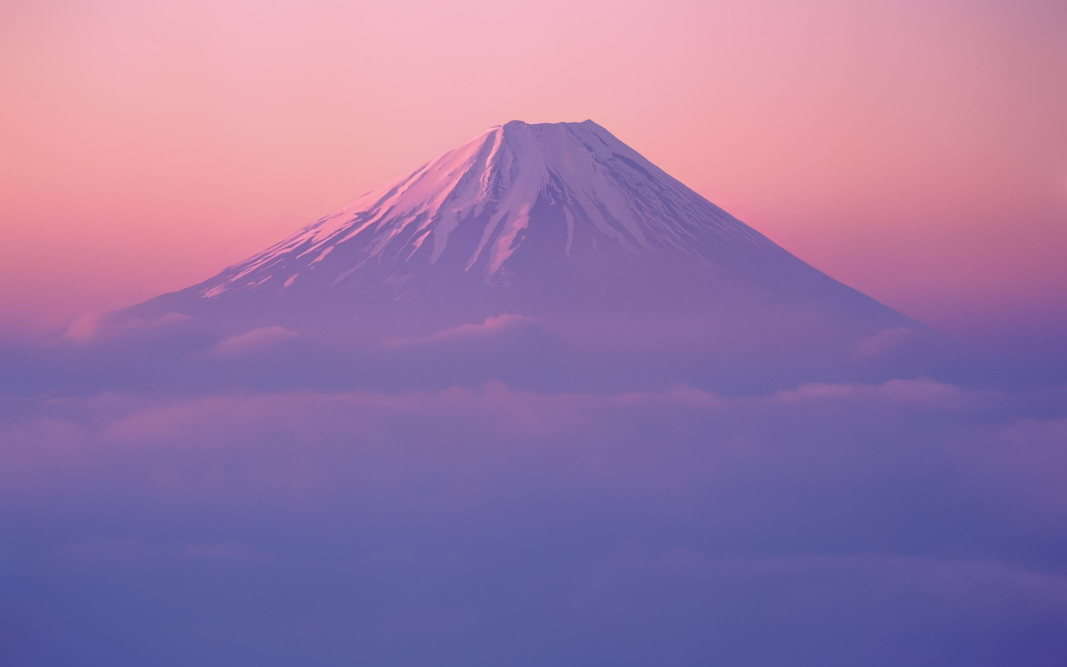
#> input picture 1.jpg, 3200 x 2000 px (shown at 1/3 size)
$ python image_processing.py
#> lines starting #> are read from the running program, lines starting #| are printed output that depends on the picture; after the words box and inside, x2 and y2 are one past the last pixel; in counts of white or black regions, pixels touching at a corner belong together
#!/usr/bin/env python3
# -*- coding:utf-8 -*-
#
# Copyright (c) 2012-2019
#
# @Time  : 2020/3/22
# @Author: ShenKai
# @File  : image_processing.py
# @Software: PyCharm

import os
import cv2
import numpy as np
import matplotlib.pyplot as plt


# [13 lines left out: function show_image, not called in this run]


def cv_show_image(title, image):
    '''
    调用OpenCV显示RGB图片
    :param title: 图像标题
    :param image: 输入RGB图像
    :return:
    '''
    channels = image.shape[-1]
    if channels == 3:
        image = cv2.cvtColor(image, cv2.COLOR_RGB2BGR)  # 将BGR转为RGB
    cv2.imshow(title, image)
    cv2.waitKey(0)


def read_image(filename, resize_height=None, resize_width=None, normalization=False):
    '''
    读取图片数据,默认返回的是uint8,[0,255]
    :param filename:
    :param resize_height:
    :param resize_width:
    :param normalization:是否归一化到[0.,1.0]
    :return: 返回的RGB图片数据
    '''
#> called with filename = '1.jpg', normalization = False

    bgr_image = cv2.imread(filename)
#> bgr_image is the input picture: shape (2000, 3200, 3); mean B, G, R 164.1, 118.8, 153.2
    # bgr_image = cv2.imread(filename,cv2.IMREAD_IGNORE_ORIENTATION|cv2.IMREAD_COLOR)
    if bgr_image is None:
        print("Warning:不存在:{}", filename)
        return None
    if len(bgr_image.shape) == 2:  # 若是灰度图则转为三通道
        print("Warning:gray image", filename)
        bgr_image = cv2.cvtColor(bgr_image, cv2.COLOR_GRAY2BGR)

    rgb_image = cv2.cvtColor(bgr_image, cv2.COLOR_BGR2RGB)  # 将BGR转为RGB
    # show_image(filename,rgb_image)
    # rgb_image=Image.open(filename)
    rgb_image = resize_image(rgb_image, resize_height, resize_width)
    rgb_image = np.asanyarray(rgb_image)
    if normalization:
        # 不能写成:rgb_image=rgb_image/255
        rgb_image = rgb_image / 255.0
    # show_image("src resize image",image)
    return rgb_image


def resize_image(image, resize_height, resize_width):
    '''
    :param image:
    :param resize_height:
    :param resize_width:
    :return:
    '''
    image_shape = np.shape(image)
    height = image_shape[0]
    width = image_shape[1]
    if (resize_height is None) and (resize_width is None):  # 错误写法：resize_height and resize_width is None
        return image
    if resize_height is None:
        resize_height = int(height * resize_width / width)
    elif resize_width is None:
        resize_width = int(width * resize_height / height)
    image = cv2.resize(image, dsize=(resize_width, resize_height))
    return image


# [19 lines left out: functions scale_image, get_rect_image, not called in this run]


def scale_rect(orig_rect, orig_shape, dest_shape):
    '''
    对图像进行缩放时，对应的rectangle也要进行缩放
    :param orig_rect: 原始图像的rect=[x,y,w,h]
    :param orig_shape: 原始图像的维度shape=[h,w]
    :param dest_shape: 缩放后图像的维度shape=[h,w]
    :return: 经过缩放后的rectangle
    '''
    new_x = int(orig_rect[0] * dest_shape[1] / orig_shape[1])
    new_y = int(orig_rect[1] * dest_shape[0] / orig_shape[0])
    new_w = int(orig_rect[2] * dest_shape[1] / orig_shape[1])
    new_h = int(orig_rect[3] * dest_shape[0] / orig_shape[0])
    dest_rect = [new_x, new_y, new_w, new_h]
    return dest_rect


def show_image_rect(win_name, image, rect):
    '''
    :param win_name:
    :param image:
    :param rect:
    :return:
    '''
    x, y, w, h = rect
    point1 = (x, y)
    point2 = (x + w, y + h)
    cv2.rectangle(image, point1, point2, (0, 0, 255), thickness=2)
    cv_show_image(win_name, image)


def rgb_to_gray(image):
    image = cv2.cvtColor(image, cv2.COLOR_RGB2GRAY)
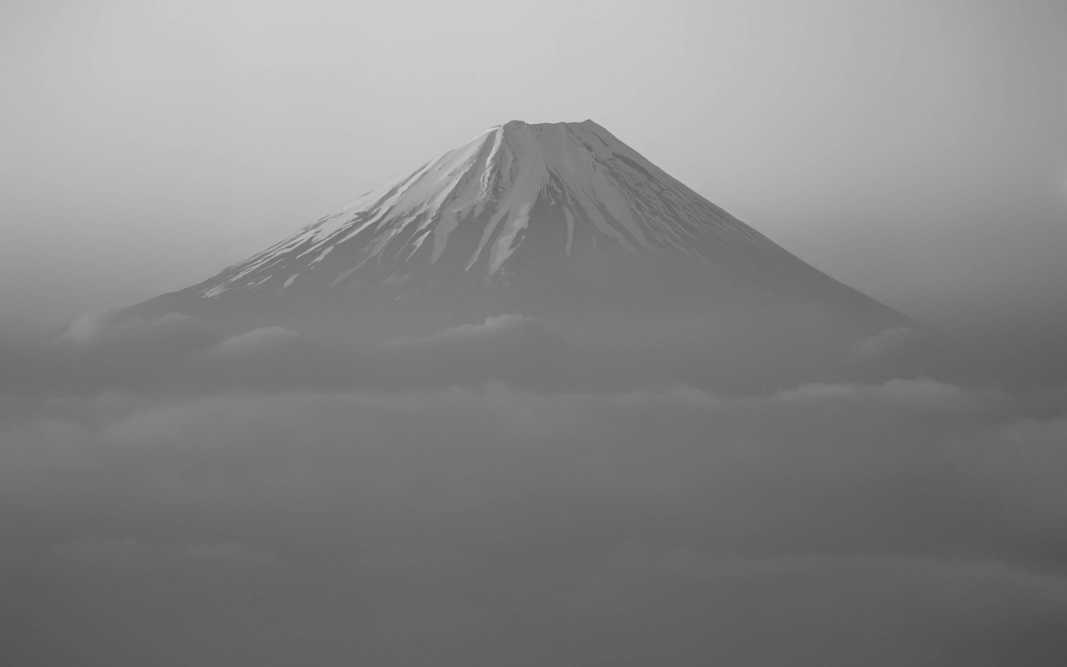
#> image: shape (2000, 3200) (shown at 1/3 size); min 72, max 215, mean 134.3
    return image


# [25 lines left out: functions save_image, combime_save_image, not called in this run]


if __name__ == "__main__":
    image_path = "1.jpg"
    image = read_image(image_path, resize_height=None, resize_width=None)
    image = rgb_to_gray(image)
    orig_shape = np.shape(image)  # shape=(h,w)
#> orig_shape = (2000, 3200)
    orig_rect = [50, 100, 100, 200]  # x,y,w,h
    print("orig_shape:{}".format(orig_shape))
#| orig_shape:(2000, 3200)
    show_image_rect("orig", image, orig_rect)
#> in show_image_rect, `cv2.rectangle(image, point1, point2, (0, 0, 255), thickness=2)`: image: shape (2000, 3200); 0.03% of pixels changed, all inside (x1, y1, x2, y2) = (49, 99, 152, 302)

    dest_image = resize_image(image, resize_height=None, resize_width=200)
#> call 2 of resize_image, with resize_width = 200
#> in resize_image (call 2), `image = cv2.resize(image, dsize=(resize_width, resize_height))`:
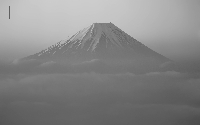
#> image: shape (125, 200); min 73, max 208, mean 134.4
    dest_shape = np.shape(dest_image)
#> dest_shape = (125, 200)
    print("dest_shape:{}".format(dest_shape))
#| dest_shape:(125, 200)
    dest_rect = scale_rect(orig_rect, orig_shape, dest_shape)
#> dest_rect = [3, 6, 6, 12]
    show_image_rect("dest", dest_image, dest_rect)
